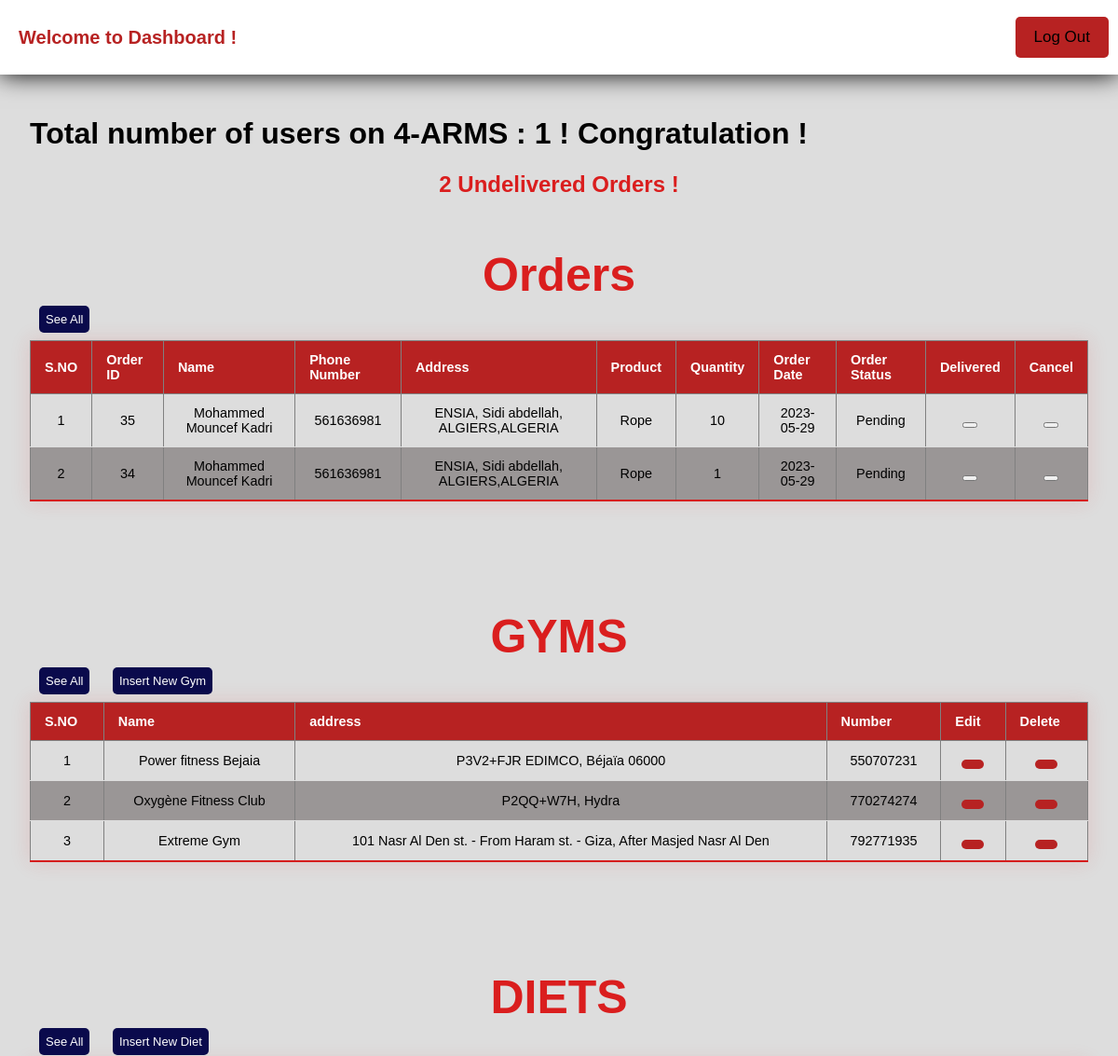
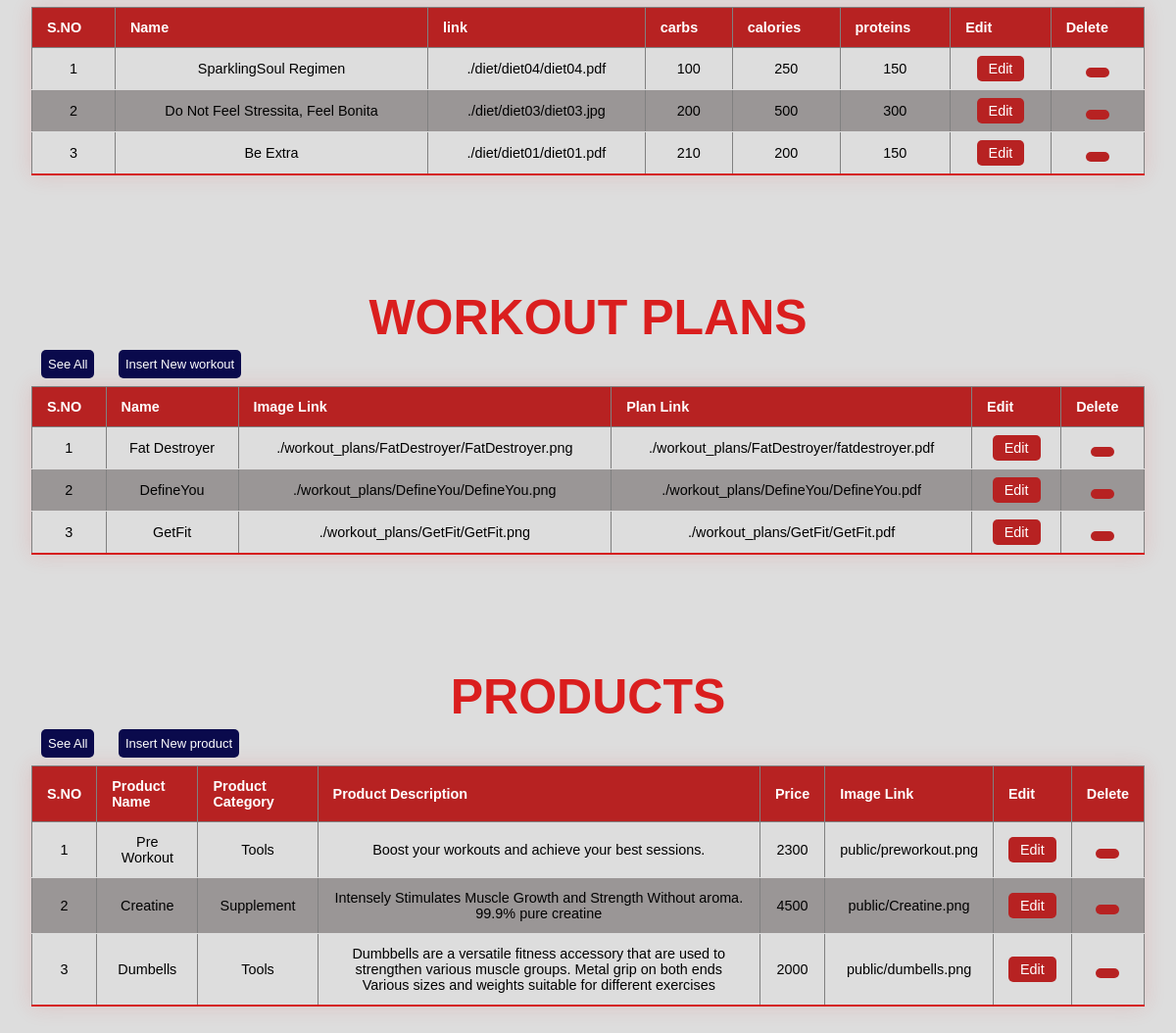
Screenshot of /admin/dashboard.php with the database file from the repository (2 pictures, top to bottom).
### tables this page shows
CREATE TABLE `orders` (
  `orders_id` int(11) NOT NULL,
  `product_id` int(11) NOT NULL,
  `user_id` int(11) NOT NULL,
  `date_order` date NOT NULL DEFAULT current_timestamp(),
  `date_delivery` date DEFAULT NULL,
  `user_address` varchar(300) DEFAULT NULL,
  `quantity` int(11) DEFAULT NULL,
  `phone_number` int(11) DEFAULT NULL,
  `name` varchar(50) DEFAULT NULL,
  `deliverd` tinyint(1) DEFAULT 0
);

CREATE TABLE `product` (
  `price` float NOT NULL,
  `product_id` int(11) NOT NULL,
  `product_name` varchar(50) NOT NULL,
  `product_category` varchar(50) DEFAULT NULL,
  `png_link` varchar(90) NOT NULL,
  `product_description` varchar(255) DEFAULT NULL
);

CREATE TABLE `gym` (
  `gym_id` int(11) NOT NULL,
  `gym_name` varchar(100) DEFAULT NULL,
  `gym_address` varchar(300) DEFAULT NULL,
  `gym_number` int(11) DEFAULT NULL,
  `city` varchar(50) DEFAULT NULL,
  `gym_img_link` varchar(300) DEFAULT NULL,
  `gym_link` varchar(500) DEFAULT NULL
);

CREATE TABLE `diet` (
  `diet_id` int(11) NOT NULL,
  `diet_link` varchar(100) DEFAULT NULL,
  `diet_name` varchar(50) DEFAULT NULL,
  `diet_link_img` varchar(100) DEFAULT NULL,
  `Calories` int(11) DEFAULT NULL,
  `Proteins` int(11) DEFAULT NULL,
  `carbs` int(11) DEFAULT NULL,
  `description` varchar(500) NOT NULL
);

CREATE TABLE `workout_plan` (
  `workout_id` int(11) NOT NULL,
  `workout_planer_id` int(11) DEFAULT NULL,
  `workout_name` varchar(60) DEFAULT NULL,
  `workout_img_link` varchar(300) DEFAULT NULL,
  `workout_plan_link` varchar(300) DEFAULT NULL,
  `description` varchar(500) DEFAULT NULL,
  `workout_summary` varchar(500) DEFAULT NULL,
  `goal` varchar(500) DEFAULT NULL,
  `duration` int(11) DEFAULT NULL,
  `length` int(11) DEFAULT NULL
);

### admin/dashboard.php (the view, shortened to what this page needs)
<?php
require_once('../db.php');
$sql_userscount = "SELECT count(*) FROM user_signup";
$result_userscount = mysqli_query($conn, $sql_userscount);
$row_userscount = mysqli_fetch_array($result_userscount);
$userscount = $row_userscount[0];
$count_query = "SELECT COUNT(*) AS count FROM orders WHERE deliverd = 0";
$result = mysqli_query($conn, $count_query);
$row = mysqli_fetch_assoc($result);
$orderCount = $row['count'];
?>
<!DOCTYPE html>
<html lang="eng">
<head>
    <link rel="stylesheet" href="https://code.ionicframework.com/ionicons/2.0.1/css/ionicons.min.css">
    <link rel="stylesheet" href="https://unpkg.com/notyf/notyf.min.css" />
    <link rel="stylesheet" href="dashboard.css">
</head>
<body>
    <header>
        <h2 class="welcome">Welcome to Dashboard !</h2>
        <nav>
            <ul>
                <li><a href="../logout.php">Log Out</a></li>
            </ul>
        </nav>
    </header>
    <h1>Total number of users on 4-ARMS : <strong><?php echo $userscount ?> !</strong> Congratulation !</h1>
    <h2 id="count"><?php echo $orderCount; ?> Undelivered Orders !</h2>
    <br>
    <section>
        <div class="record">
            <h2>Orders</h2>
            <a href="orders.php"><button class="btn">See All</button></a>
            <table class="styled-table" width="100%" border="1" style="border-collapse:collapse;">
                <thead>
                    <tr>
                        <th><strong>S.NO</strong></th>
                        <th><strong>Order ID</strong></th>
                        <th><strong>Name</strong></th>
                        <th><strong>Phone Number</strong></th>
                        <th><strong>Address</strong></th>
                        <th><strong>Product</strong></th>
                        <th><strong>Quantity</strong></th>
                        <th><strong>Order Date</strong></th>
                        <th><strong>Order Status</strong></th>
                        <th><strong>Delivered</strong></th>
                        <th><strong>Cancel</strong></th>
                    </tr>
                </thead>
                <tbody>
                    <?php
                    $count = 1;
                    $sel_query = "SELECT * FROM orders inner join user_signup on orders.user_id = user_signup.user_id inner join product on orders.product_id = product.product_id where deliverd = 0 ORDER BY orders_id DESC LIMIT 3;";
                    $result = mysqli_query($conn, $sel_query);
                    while ($row = mysqli_fetch_assoc($result)) { ?>
                        <tr id="order-<?php echo $row['orders_id']; ?>">
                            <td align="center"><?php echo $count; ?></td>
                            <td align="center"><?php echo $row["orders_id"]; ?></td>
                            <td align="center"><?php echo $row["name"]; ?></td>
                            <td align="center"><?php echo $row["phone_number"]; ?></td>
                            <td align="center"><?php echo $row["user_address"]; ?></td>
                            <td align="center"><?php echo $row["product_name"]; ?></td>
                            <td align="center"><?php echo $row["quantity"]; ?></td>
                            <td align="center"><?php echo $row["date_order"]; ?></td>
                            <td align="center"><?php if ($row["deliverd"] == 0) echo "Pending";
                                                else echo "Delivered!" ?></td>
                            <td align="center">
                                <button class="btn-success mx-1" onclick="deliver(<?php echo $row['orders_id']; ?>)"><i class="ion-checkmark"></i></button>
                            </td>
                            <td align="center">
                                <button class="btn-danger mx-1" onclick="cancel(<?php echo $row['orders_id']; ?>)"><i class="ion-close"></i></button>
                            </td>
                        </tr>
                    <?php $count++;
                    } ?>
                </tbody>
            </table>
        </div>
        <div class="record">
            <h2>GYMS</h2>
            <a href="record_table.php?table=gym"><button class="btn">See All</button></a>
            <a href="insert.php?table=gym"><button class="btn">Insert New Gym</button></a>
            <table class="styled-table" width="100%" border="1" style="border-collapse:collapse;">
                <thead>
                    <tr>
                        <th><strong>S.NO</strong></th>
                        <th><strong>Name</strong></th>
                        <th><strong>address</strong></th>
                        <th><strong>Number</strong></th>
                        <th><strong>Edit</strong></th>
                        <th><strong>Delete</strong></th>
                    </tr>
                </thead>
                <tbody>
                    <?php
                    $count = 1;
                    $sel_query = "SELECT * FROM gym ORDER BY gym_id DESC LIMIT 3;";
                    $result = mysqli_query($conn, $sel_query);
                    while ($row = mysqli_fetch_assoc($result)) { ?>
                        <tr id="gym-<?php echo $row['gym_id']; ?>">
                            <td align="center"><?php echo $count; ?></td>
                            <td align="center"><?php echo $row["gym_name"]; ?></td>
                            <td align="center"><?php echo $row["gym_address"]; ?></td>
                            <td align="center"><?php echo $row["gym_number"]; ?></td>
                            <td align="center">
                                <button class="btn-table">
                                </button>
                            </td>
                            <td align="center">
                                <button class="btn-table" onclick="deleteRecord('gym', <?php echo $row['gym_id']; ?> )"> <i class="ion-close"></i></button>
                            </td>
                        </tr>
                    <?php $count++;
                    } ?>
                </tbody>
            </table>
        </div>
        <div class="record">
            <h2>DIETS</h2>
            <a href="record_table.php?table=diet"><button class="btn">See All</button></a>
            <a href="insert.php?table=diet"><button class="btn">Insert New Diet</button></a>
            <table class="styled-table" width="100%" border="1" style="border-collapse:collapse;">
                <thead>
                    <tr>
                        <th><strong>S.NO</strong></th>
                        <th><strong>Name</strong></th>
                        <th><strong>link</strong></th>
                        <th><strong>carbs</strong></th>
                        <th><strong>calories</strong></th>
                        <th><strong>proteins</strong></th>
                        <th><strong>Edit</strong></th>
                        <th><strong>Delete</strong></th>
                    </tr>
                </thead>
                <tbody>
                    <?php
                    $count = 1;
                    $sel_query = "Select * from diet ORDER BY diet_id desc limit 3;";
                    $result = mysqli_query($conn, $sel_query);
                    while ($row = mysqli_fetch_assoc($result)) { ?>
                        <tr id="diet-<?php echo $row['diet_id']; ?>">
                            <td align="center"><?php echo $count; ?></td>
                            <td align="center"><?php echo $row["diet_name"]; ?></td>
                            <td align="center"><?php echo $row["diet_link"]; ?></td>
                            <td align="center"><?php echo $row["carbs"]; ?></td>
                            <td align="center"><?php echo $row["Calories"]; ?></td>
                            <td align="center"><?php echo $row["Proteins"]; ?></td>
                            <td align="center">
                                <a class="btn-table" href="insert.php?id=<?php echo $row["diet_id"]; ?>&table=diet">Edit</a>
                            </td>
                            <td align="center">
                                <button class="btn-table" onclick="deleteRecord('diet', <?php echo $row['diet_id']; ?> )"><i class="ion-close"></i></button>
                            </td>
                        </tr>
                    <?php $count++;
                    } ?>
                </tbody>
            </table>
        </div>
        <div class="record">
            <h2>WORKOUT PLANS</h2>
            <a href="record_table.php?table=workout"><button class="btn">See All</button></a>
            <a href="insert.php?table=workout"><button class="btn">Insert New workout</button></a>
            <table class="styled-table" width="100%" border="1" style="border-collapse:collapse;">
                <thead>
                    <tr id="workout_plan-<?php echo $row['workout_id']; ?>">
                        <th><strong>S.NO</strong></th>
                        <th><strong>Name</strong></th>
                        <th><strong>Image Link</strong></th>
                        <th><strong>Plan Link</strong></th>
                        <th><strong>Edit</strong></th>
                        <th><strong>Delete</strong></th>
                    </tr>
                </thead>
                <tbody>
                    <?php
                    $count = 1;
                    $sel_query = "SELECT * FROM workout_plan ORDER BY workout_id DESC LIMIT 3;";
                    $result = mysqli_query($conn, $sel_query);
                    while ($row = mysqli_fetch_assoc($result)) { ?>
                        <tr>
                            <td align="center"><?php echo $count; ?></td>
                            <td align="center"><?php echo $row["workout_name"]; ?></td>
                            <td align="center"><?php echo $row["workout_img_link"]; ?></td>
                            <td align="center"><?php echo $row["workout_plan_link"]; ?></td>
                            <td align="center">
                                <a class="btn-table" href="insert.php?id=<?php echo $row["workout_id"]; ?>&table=workout">Edit</a>
                            </td>
                            <td align="center">
                                <button class="btn-table" onclick="deleteRecord('workout_plan', <?php echo $row['workout_id']; ?> )"><i class="ion-close"></i></button>
                            </td>
                        </tr>
                    <?php $count++;
                    } ?>
                </tbody>
            </table>
        </div>
        <div class="record">
            <h2>PRODUCTS</h2>
            <a href="record_table.php?table=product"><button class="btn">See All</button></a>
            <a href="insert.php?table=product"><button class="btn">Insert New product</button></a>
            <table class="styled-table" width="100%" border="1" style="border-collapse:collapse;">
                <thead>
                    <tr id="product-<?php echo $row['product_id']; ?>">
                        <th><strong>S.NO</strong></th>
                        <th><strong>Product Name</strong></th>
                        <th><strong>Product Category</strong></th>
                        <th><strong>Product Description</strong></th>
                        <th><strong>Price</strong></th>
                        <th><strong>Image Link</strong></th>
                        <th><strong>Edit</strong></th>
                        <th><strong>Delete</strong></th>
                    </tr>
                </thead>
                <tbody>
                    <?php
                    $count = 1;
                    $sel_query = "SELECT * FROM product ORDER BY product_ID DESC LIMIT 3;";
                    $result = mysqli_query($conn, $sel_query);
                    while ($row = mysqli_fetch_assoc($result)) { ?>
                        <tr>
                            <td align="center"><?php echo $count; ?></td>
                            <td align="center"><?php echo $row["product_name"]; ?></td>
                            <td align="center"><?php echo $row["product_category"]; ?></td>
                            <td align="center"><?php echo $row["product_description"]; ?></td>
                            <td align="center"><?php echo $row["price"]; ?></td>
                            <td align="center"><?php echo $row["png_link"]; ?></td>
                            <td align="center">
                                <a class="btn-table" href="insert.php?id=<?php echo $row["product_id"]; ?>&table=product">Edit</a>
                            </td>
                            <td align="center">
                                <button class="btn-table" onclick="deleteRecord('product', <?php echo $row['product_id']; ?> )"><i class="ion-close"></i></button>
                            </td>
                        </tr>
                    <?php $count++;
                    } ?>
                </tbody>
            </table>
        </div>
    </section>
</body>
</html>

### rows the page displays
orders: orders_id "35", name "Mohammed Mouncef Kadri", phone_number "561636981", user_address "ENSIA, Sidi abdellah, ALGIERS,ALGERIA", product.product_name "Rope", quantity "10", date_order "2023-05-29", deliverd "Pending"
orders: orders_id "34", name "Mohammed Mouncef Kadri", phone_number "561636981", user_address "ENSIA, Sidi abdellah, ALGIERS,ALGERIA", product.product_name "Rope", quantity "1", date_order "2023-05-29", deliverd "Pending"
gym: gym_name "Power fitness Bejaia", gym_address "P3V2+FJR EDIMCO, Béjaïa 06000", gym_number "550707231"
gym: gym_name "Oxygène Fitness Club", gym_address "P2QQ+W7H, Hydra", gym_number "770274274"
gym: gym_name "Extreme Gym", gym_address "101 Nasr Al Den st. - From Haram st. - Giza, After Masjed Nasr Al Den", gym_number "792771935"
diet: diet_name "SparklingSoul Regimen", diet_link "./diet/diet04/diet04.pdf", carbs "100", Calories "250", Proteins "150"
diet: diet_name "Do Not Feel Stressita, Feel Bonita", diet_link "./diet/diet03/diet03.jpg", carbs "200", Calories "500", Proteins "300"
diet: diet_name "Be Extra", diet_link "./diet/diet01/diet01.pdf", carbs "210", Calories "200", Proteins "150"
workout_plan: workout_name "Fat Destroyer", workout_img_link "./workout_plans/FatDestroyer/FatDestroyer.png", workout_plan_link "./workout_plans/FatDestroyer/fatdestroyer.pdf"
workout_plan: workout_name "DefineYou", workout_img_link "./workout_plans/DefineYou/DefineYou.png", workout_plan_link "./workout_plans/DefineYou/DefineYou.pdf"
workout_plan: workout_name "GetFit", workout_img_link "./workout_plans/GetFit/GetFit.png", workout_plan_link "./workout_plans/GetFit/GetFit.pdf"
product: product_name "Pre Workout", product_category "Tools", product_description "Boost your workouts and achieve your best sessions.", price "2300", png_link "public/preworkout.png"
product: product_name "Creatine", product_category "Supplement", product_description "Intensely Stimulates Muscle Growth and Strength Without aroma. 99.9% pure creatine", price "4500", png_link "public/Creatine.png"
product: product_name "Dumbells", product_category "Tools", product_description "Dumbbells are a versatile fitness accessory that are used to strengthen various muscle groups. Metal grip on both ends Various sizes and weights suitable for different exercises", price "2000", png_link "public/dumbells.png"

### other values shown
$userscount "1"
$orderCount "2"
